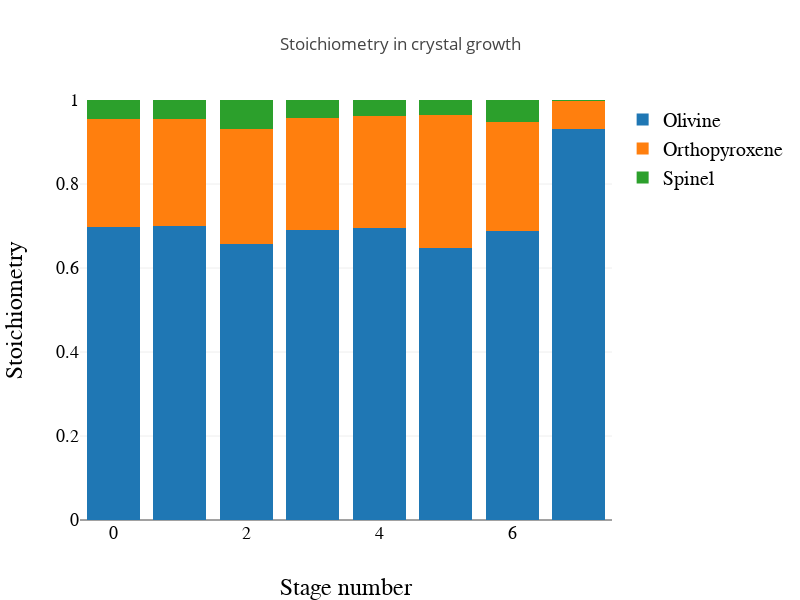

Notebook source saved alongside this figure:
### Code cell
Plotly([
    {
        y : funcTools.zipWith((x,y)=>1-x-y)
            (parametersEachStage.growth_stoichiometry_orthopyroxene)
            (parametersEachStage.growth_stoichiometry_spinel),
        name : "Olivine",
        type:"bar"
    },
    {
        y : parametersEachStage.growth_stoichiometry_orthopyroxene,
        name : "Orthopyroxene",
        type:"bar"
    },
    {
        y : parametersEachStage.growth_stoichiometry_spinel,
        name : "Spinel",
        type:"bar"
    }
],
spread(
    middiumSize,
    legend(),
    axis("x", "Stage number"),
    axis("y", "Stoichiometry", [0,1]),
    {
        barmode: "stack",
        title : "Stoichiometry in crystal growth"
    }
))

### Figure 1 — Plotly figure (JSON) as saved in the notebook; plotly's stock layout.template omitted (floating-point values rounded to 4 significant figures)
{"data": [{"name": "Olivine", "type": "bar", "uid": "855bcf", "y": [0.6968, 0.6992, 0.6581, 0.6915, 0.6949, 0.6466, 0.6888, 0.9315]}, {"name": "Orthopyroxene", "type": "bar", "uid": "1290de", "y": ["0.25771838565511407", "0.25547027294091745", "0.27254838217565114", "0.26672669107578506", "0.2675045181646962", "0.3169613354004167", "0.25938515709064686", "0.06680154436419217"]}, {"name": "Spinel", "type": "bar", "uid": "aa7f15", "y": ["0.04545101595541584", "0.045283200309842855", "0.0693045415988505", "0.041723529718609084", "0.03761036907251098", "0.036439120583598605", "0.05179335779361638", "0.0017416418118683698"]}], "layout": {"barmode": "stack", "height": 600, "legend": {"font": {"color": "#000", "family": "sans-serif", "size": 20}, "traceorder": "normal"}, "title": "Stoichiometry in crystal growth", "width": 800, "xaxis": {"autorange": true, "range": [-0.5, 7.5], "tickfont": {"color": "#000", "family": "sans-serif", "size": 18}, "title": "Stage number", "titlefont": {"color": "#000", "family": "sans-serif", "size": 24}}, "yaxis": {"range": [0, 1], "tickfont": {"color": "#000", "family": "sans-serif", "size": 18}, "title": "Stoichiometry", "titlefont": {"color": "#000", "family": "sans-serif", "size": 24}, "type": "linear"}}}
